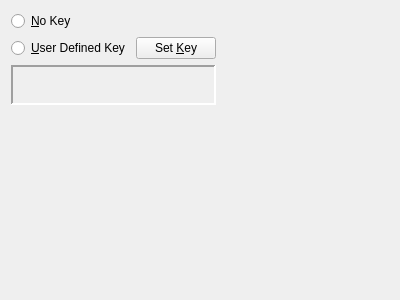
<ui version="4.0" >
 <class>ShortcutWidget</class>
 <widget class="QWidget" name="ShortcutWidget" >
  <property name="geometry" >
   <rect>
    <x>0</x>
    <y>0</y>
    <width>400</width>
    <height>300</height>
   </rect>
  </property>
  <layout class="QGridLayout" >
   <item row="0" column="0" >
    <widget class="QRadioButton" name="noKey" >
     <property name="text" >
      <string>&amp;No Key</string>
     </property>
    </widget>
   </item>
   <item row="1" column="0" >
    <widget class="QRadioButton" name="userDef" >
     <property name="text" >
      <string>&amp;User Defined Key</string>
     </property>
    </widget>
   </item>
   <item row="1" column="1" >
    <widget class="QPushButton" name="setKeyButton" >
     <property name="text" >
      <string>Set &amp;Key</string>
     </property>
    </widget>
   </item>
   <item row="1" column="2" >
    <spacer>
     <property name="orientation" >
      <enum>Qt::Horizontal</enum>
     </property>
     <property name="sizeHint" >
      <size>
       <width>40</width>
       <height>20</height>
      </size>
     </property>
    </spacer>
   </item>
   <item row="2" column="0" colspan="2" >
    <widget class="QLabel" name="keyDisplay" >
     <property name="minimumSize" >
      <size>
       <width>0</width>
       <height>40</height>
      </size>
     </property>
     <property name="frameShape" >
      <enum>QFrame::Panel</enum>
     </property>
     <property name="frameShadow" >
      <enum>QFrame::Sunken</enum>
     </property>
     <property name="lineWidth" >
      <number>2</number>
     </property>
     <property name="text" >
      <string/>
     </property>
     <property name="alignment" >
      <set>Qt::AlignCenter</set>
     </property>
    </widget>
   </item>
   <item row="3" column="0" >
    <spacer>
     <property name="orientation" >
      <enum>Qt::Vertical</enum>
     </property>
     <property name="sizeHint" >
      <size>
       <width>20</width>
       <height>40</height>
      </size>
     </property>
    </spacer>
   </item>
  </layout>
 </widget>
 <resources/>
 <connections/>
</ui>
